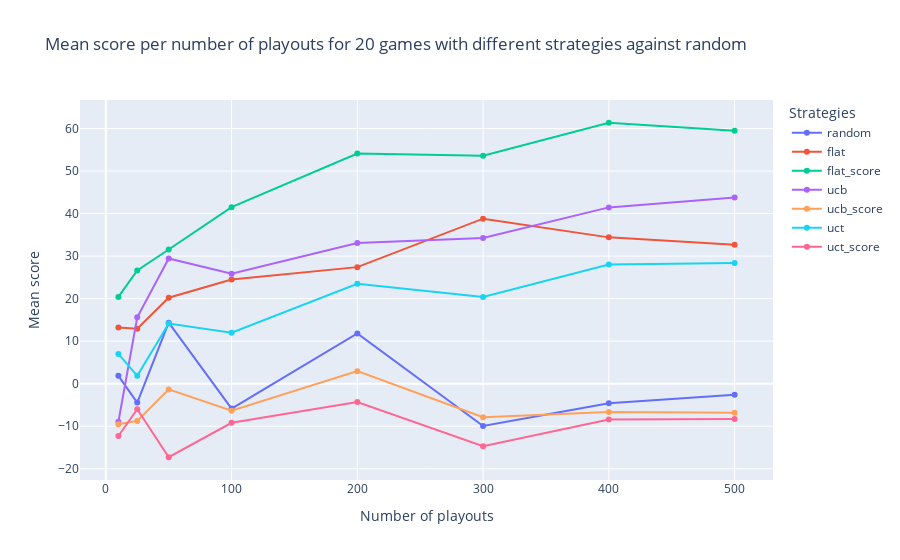

Notebook cell for this chart:
### Code cell
fig.show()

### Figure 1 — Plotly figure (JSON) as saved in the notebook; plotly's stock layout.template omitted (floating-point values rounded to 4 significant figures)
{"data": [{"name": "random", "type": "scatter", "x": [10, 25, 50, 100, 200, 300, 400, 500], "y": [1.85, -4.45, 14.35, -5.85, 11.8, -9.95, -4.6, -2.6]}, {"name": "flat", "type": "scatter", "x": [10, 25, 50, 100, 200, 300, 400, 500], "y": [13.2, 12.9, 20.2, 24.5, 27.4, 38.8, 34.4, 32.65]}, {"name": "flat_score", "type": "scatter", "x": [10, 25, 50, 100, 200, 300, 400, 500], "y": [20.4, 26.6, 31.55, 41.5, 54.1, 53.6, 61.35, 59.45]}, {"name": "ucb", "type": "scatter", "x": [10, 25, 50, 100, 200, 300, 400, 500], "y": [-8.95, 15.6, 29.45, 25.85, 33.05, 34.25, 41.45, 43.8]}, {"name": "ucb_score", "type": "scatter", "x": [10, 25, 50, 100, 200, 300, 400, 500], "y": [-9.55, -8.75, -1.35, -6.35, 2.95, -7.9, -6.65, -6.85]}, {"name": "uct", "type": "scatter", "x": [10, 25, 50, 100, 200, 300, 400, 500], "y": [7, 1.85, 14.15, 12, 23.5, 20.4, 28, 28.35]}, {"name": "uct_score", "type": "scatter", "x": [10, 25, 50, 100, 200, 300, 400, 500], "y": [-12.3, -6, -17.3, -9.2, -4.3, -14.7, -8.4, -8.3]}], "layout": {"legend": {"title": {"text": "Strategies"}}, "title": {"text": "Mean score per number of playouts for 20 games with different strategies against random"}, "xaxis": {"title": {"text": "Number of playouts"}}, "yaxis": {"title": {"text": "Mean score"}}}}
